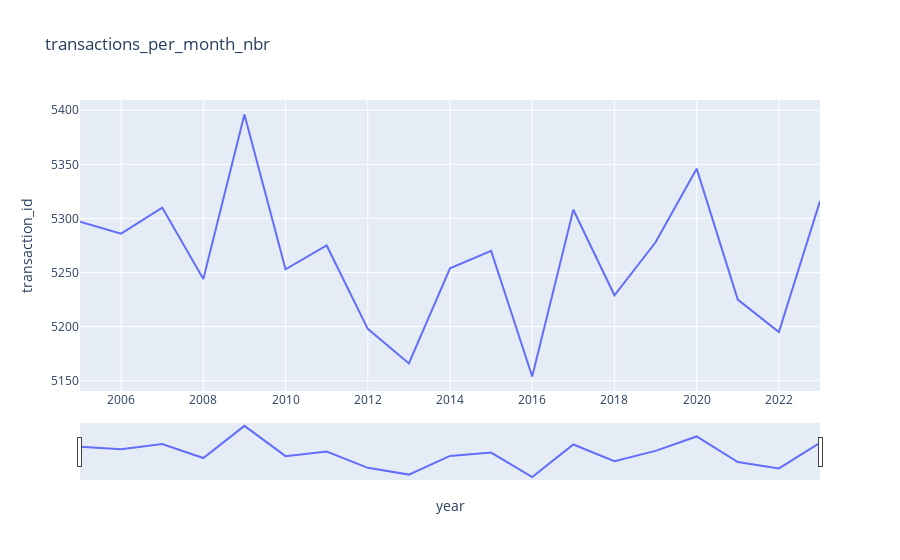

The notebook cell saved with this chart:
### Markdown cell above
Nombre de transaction par an

### Code cell
transactions_per_month_nbr = pd.DataFrame(transactions_copy.groupby("year").transaction_id.count()).reset_index()
fig = px.line(transactions_per_month_nbr, x='year', y='transaction_id', title='transactions_per_month_nbr')

fig.update_xaxes(rangeslider_visible=True)

### Figure 1 — Plotly figure (JSON) as saved in the notebook; plotly's stock layout.template omitted (floating-point values rounded to 4 significant figures)
{"data": [{"hovertemplate": "year=%{x}<br>transaction_id=%{y}<extra></extra>", "legendgroup": "", "line": {"color": "#636efa", "dash": "solid"}, "marker": {"symbol": "circle"}, "mode": "lines", "name": "", "orientation": "v", "showlegend": false, "type": "scatter", "x": [2005, 2006, 2007, 2008, 2009, 2010, 2011, 2012, 2013, 2014, 2015, 2016, 2017, 2018, 2019, 2020, 2021, 2022, 2023], "xaxis": "x", "y": [5297, 5286, 5310, 5244, 5396, 5253, 5275, 5198, 5166, 5254, 5270, 5154, 5308, 5229, 5278, 5346, 5225, 5195, 5316], "yaxis": "y"}], "layout": {"legend": {"tracegroupgap": 0}, "title": {"text": "transactions_per_month_nbr"}, "xaxis": {"anchor": "y", "domain": [0, 1], "rangeslider": {"visible": true}, "title": {"text": "year"}}, "yaxis": {"anchor": "x", "domain": [0, 1], "title": {"text": "transaction_id"}}}}
